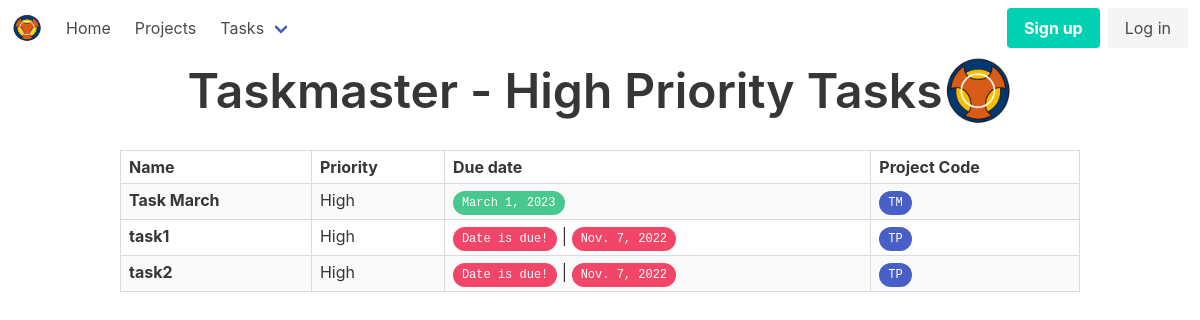
The page /tasks/high on the database its author committed.
### tasks/models.py (models this page shows, shortened)
class Task(models.Model):
    name = models.CharField(max_length=250)
    finished = models.BooleanField(default=False)
    order = models.IntegerField(default=100)
    priority = models.CharField(
        max_length=6,
        choices=[
            ('High', 'High'),
            ('Medium', 'Medium'),
            ('Low', 'Low'),
        ],
        default='Medium',
    )
    due_date = models.DateField(
        blank=True,
        null=True,
    )
    color = models.CharField(
        max_length=6,
        choices=[
            ('blue', 'blue'),
            ('red', 'red'),
            ('orange', 'orange'),
            ('green', 'green'),
        ],
        default='blue',
    )
    project = models.ForeignKey(
        Project,
        blank=True,
        default=None,
        null=True,
        on_delete=models.CASCADE,
    )
    def is_due(self):
        return (self.due_date is not None) and (self.due_date <= today())

class Project(models.Model):
    name = models.CharField(max_length=250)
    code = models.SlugField(max_length=4, unique=True)
    description = models.TextField(blank=True)
    start_date = models.DateField(default=today)
    end_date = models.DateField(blank=True, null=True)

### tasks/views.py (the view)
# urls.py: path('tasks/high', views.high, name='high'),
def high(request):
    date = timezone.now().date()
    tasks = models.Task.objects.filter(priority='High').order_by('name')
    return render(request, 'tasks/high.html', {'date': date, 'tasks': tasks})

### tasks/models.py (called while the page is built)
def today():
    return timezone.now().date()

### tasks/templates/tasks/high.html (shortened to what this page needs)
{% extends 'tasks/base.html' %}
{% block header %}Taskmaster - High Priority Tasks{% endblock %}
{% block content %}
{% include 'tasks/includes/task_table.html' %}
{% endblock %}

### tasks/templates/tasks/includes/task_table.html (shortened to what this page needs)
<!DOCTYPE html>
<html lang="en">
<head>
</head>
<body>
<table class="table is-bordered is-striped is-narrow is-hoverable is-fullwidth">
    <tr>
        <th>Name</th>
        <th>Priority</th>
        <th>Due date</th>
        <th>Project Code</th>
    </tr>
    {% for task in tasks %}
    <tr class="{% cycle 'bg-white' 'bg-grey' %}">
        <td><strong>{{ task.name }}</strong></td>
        <td>
            {% if task.priority == 'High' %}
            <span class="priority">High</span>
            {% elif task.priority == 'Medium' %}
            <span>Medium</span>
            {% else %}
            <span>Low</span>
            {% endif %}
        <td>
            {% if task.is_due %}
            <span class="tag is-danger is-rounded"><kbd>Date is due!</kbd></span> | <span
                class="tag is-danger is-rounded"><kbd>{{ task.due_date }}</kbd></span>
            {% else %}
            <span class="tag is-success is-rounded"><kbd>{{ task.due_date }}</kbd></span>
            {% endif %}
        <td>
            {% if task.project.code %}
            <a href="{% url 'project_code' task.project.code %}" class="tag is-link is-rounded"><kbd>{{ task.project.code }}</kbd></a>
            {% else %}
            <i>N/A</i>
            {% endif %}
        </td>
    </tr>
    {% endfor %}
</table>
</body>
</html>

### rows shown on the page
Task: name "Task March", priority "High", due_date "March 1, 2023", project.code "TM"
Task: name "task1", priority "High", due_date "Nov. 7, 2022", project.code "TP"
Task: name "task2", priority "High", due_date "Nov. 7, 2022", project.code "TP"
